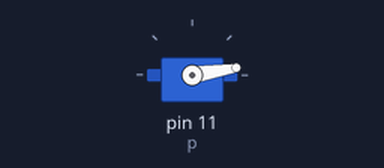
A program run on a simulated Raspberry Pi (header pin numbers). Parts: servo. Servo angles are drawn from the pulse width (0.5 ms = 0°, 2.5 ms = 180°). At 2.0 s the program stops and its outputs stay as they are.

Above: at 0.1 s.
At 1.1 s:
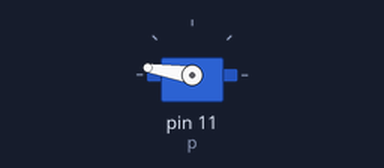
Timing chart, 0 to 2.6 s (numbered marks = the images above):
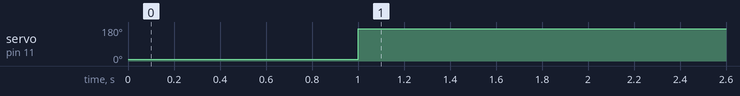

Measured:
- by itself, servo on pin 11 (p): 9° → 171° at 1.0 s

The program:

ServoMotor.py
```python
# Set up libraries and overall settings
import RPi.GPIO as GPIO  # Imports the standard Raspberry Pi GPIO library
from time import sleep   # Imports sleep (aka wait or pause) into the program
GPIO.setmode(GPIO.BOARD) # Sets the pin numbering system to use the physical layout

# Set up pin 11 for PWM
GPIO.setup(11,GPIO.OUT)  # Sets up pin 11 to an output (instead of an input)
p = GPIO.PWM(11, 50)     # Sets up pin 11 as a PWM pin
p.start(0)               # Starts running PWM on the pin and sets it to 0

# Move the servo back and forth
p.ChangeDutyCycle(3)     # Changes the pulse width to 3 (so moves the servo)
sleep(1)                 # Wait 1 second
p.ChangeDutyCycle(12)    # Changes the pulse width to 12 (so moves the servo)
sleep(1)

# Clean up everything
p.stop()                 # At the end of the program, stop the PWM
GPIO.cleanup()           # Resets the GPIO pins back to defaults
```
